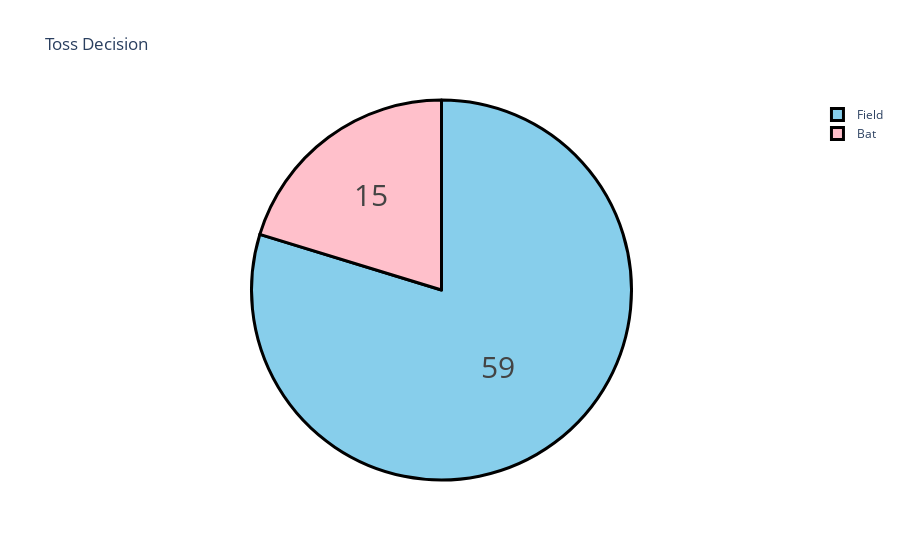

Notebook code for this chart:
### Code cell
toss = data["toss_decision"].value_counts()
label = toss.index
counts = toss.values
colors = ['skyblue','pink']

fig = go.Figure(data = [go.Pie(labels = label , values = counts)])
fig.update_layout(title_text = 'Toss Decision')
fig.update_traces(hoverinfo = 'label+percent',textinfo = 'value',
                 textfont_size = 30,
                 marker = dict(colors = colors,
                              line = dict(color='black',width=3)))
fig.show()

### Figure 1 — Plotly figure (JSON) as saved in the notebook; plotly's stock layout.template omitted (floating-point values rounded to 4 significant figures)
{"data": [{"hoverinfo": "label+percent", "labels": ["Field", "Bat"], "marker": {"colors": ["skyblue", "pink"], "line": {"color": "black", "width": 3}}, "textfont": {"size": 30}, "textinfo": "value", "type": "pie", "values": [59, 15]}], "layout": {"autosize": true, "title": {"text": "Toss Decision"}}}
